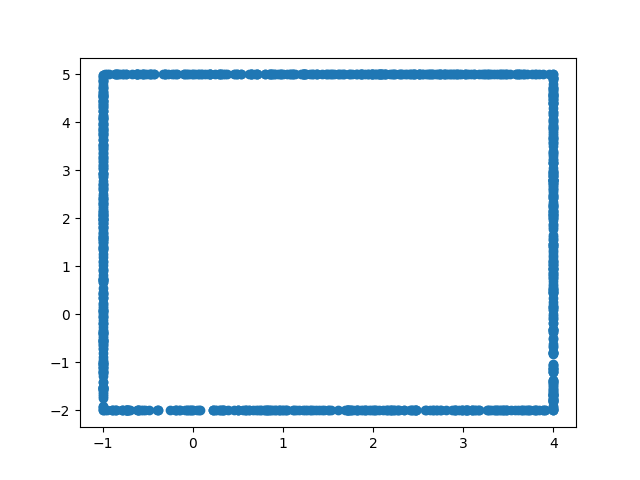

Recreate this plot in Python.
import torch.distributions as td
import torch
import matplotlib.pyplot as plt

n_dims = 2
batch = 1000

# 1: Choose which normal vector determines the plane.
normal_idx = torch.randint(0, n_dims, size=(batch, ))
assert normal_idx.shape == (batch,)

# 2: Choose whether it takes the value of hi or lo.
direction = torch.randint(2, size=(batch,), dtype=torch.bool)
assert direction.shape == (batch,)

lo = torch.Tensor([-1, -2])
hi = torch.Tensor([4, 5])
assert lo.shape == hi.shape == (n_dims, )
dist = td.Uniform(lo, hi)

samples = dist.sample((batch, ))
assert samples.shape == (batch, n_dims)


tmp = torch.where(direction, hi[normal_idx], lo[normal_idx])
print(tmp.shape)
assert tmp.shape == (batch,)

# print(tmp.shape)
# tmp = 13 * torch.ones(batch)
tmp = tmp[:, None].repeat(1, n_dims)

# print("samples")
# print(samples)
# print("samples2")
# print(samples[:, normal_idx])
# print(samples[:, normal_idx].shape)

# tmp2 = torch.arange(batch * n_dims).reshape((batch, n_dims)).float()

# print(normal_idx)
# print(samples.shape)
print(samples)

# samples[:, normal_idx] = tmp
samples.scatter_(1, normal_idx[:, None], tmp)

# print("direction:")
# print(direction)
# print("normal_idx:")
# print(normal_idx)
print("samples")
print(samples)

plt.scatter(samples[:, 0], samples[:, 1])
plt.savefig("./example.png")